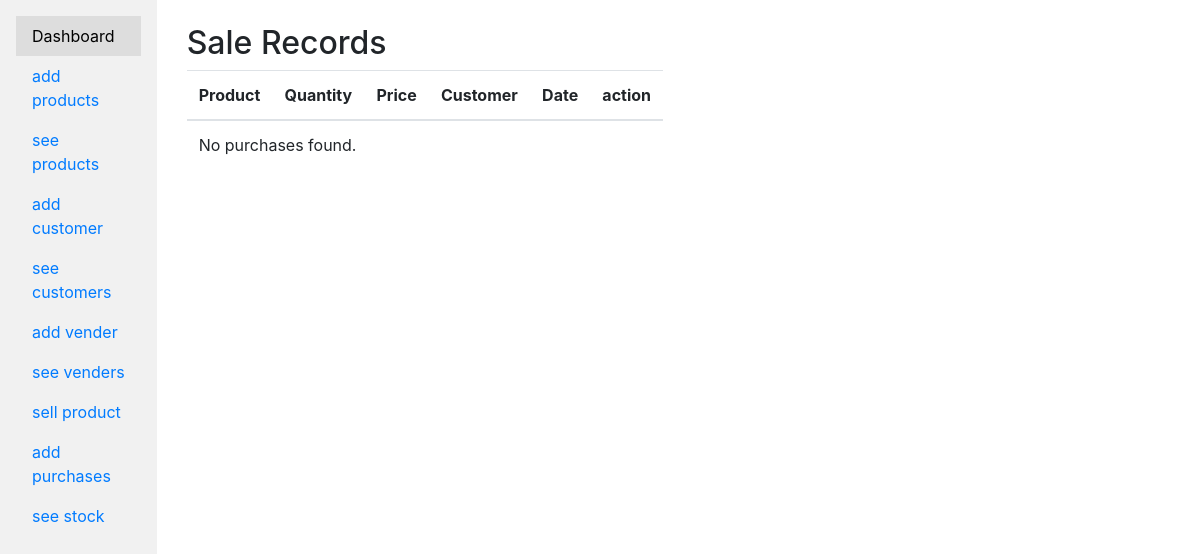
/sellrecord/ (signed in), run on an earlier commit of the app's database.
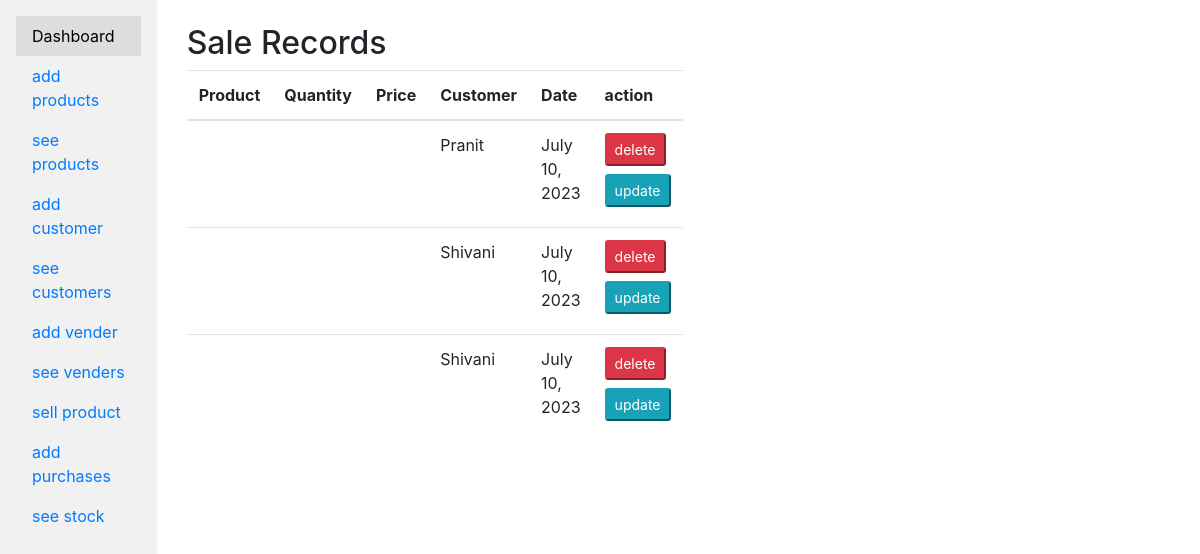
And on a later commit of the database.
### app/models.py (models this page shows, shortened)
class Sale(models.Model):
    cart=models.ForeignKey(Cart,on_delete=models.PROTECT,blank=True,null=True)
    date = models.DateField(auto_now_add=True)
    customer=models.ForeignKey(Customer,on_delete=models.PROTECT,blank=True,null=True)

class Customer(models.Model):
    name = models.CharField(max_length=100,null=True)
    email = models.EmailField(null=True)
    phone_number = models.CharField(max_length=10,null=True)
    address = models.CharField(max_length=200,null=True)

### app/views.py (the view)
# urls.py: path('sellrecord/' ,sell_record,name='sell_record'),
@login_required
def sell_record(request):
    sales=Sale.objects.all()
    return render(request,'sell_record.html',{'sales':sales})

### app/templates/sell_record.html (shortened to what this page needs)
{% extends 'base.html' %}
  {% block content %}
    <div class="container">
      <div class="row">
        <div class="col-md-6">
          <h2>Sale Records</h2>
          <table class="table">
            <thead>
              <tr>
                <th>Product</th>
                <th>Quantity</th>
                <th>Price</th>
                <th>Customer</th>
                <th>Date</th>
                <th>action</th>
              </tr>
            </thead>
            <tbody>
              {% for sale in sales %}
                <tr>
                  <td>{{ sale.cart.product.name }}</td>
                  <td>{{ sale.cart.quantity }}</td>
                  <td>{{ sale.cart.total_amount }}</td>
                  <td>{{ sale.customer.name }}</td>
                  <td>{{ sale.date }}</td>
                  <td>
                    <a href="{% url 'sale-delete' sale.id %}" ><button class="btn-danger btn-sm mb-2">delete</button></a>
                    <a href="{% url 'sale-update' sale.id %}"><button class="btn-info btn-sm mb-2">update</button></a>
                  </td>
                </tr>
              {% empty %}
                <tr>
                  <td colspan="5">No purchases found.</td>
                </tr>
              {% endfor %}
            </tbody>
          </table>
        </div>
      </div>
    </div>
  {% endblock %}

What changed in the data, as far as the page shows it:
added Sale: customer.name "Pranit", date "July 10, 2023"
added Sale: customer.name "Shivani", date "July 10, 2023"
added Sale: customer.name "Shivani", date "July 10, 2023"
Also different on the page:
text no longer shown: "No purchases found."
